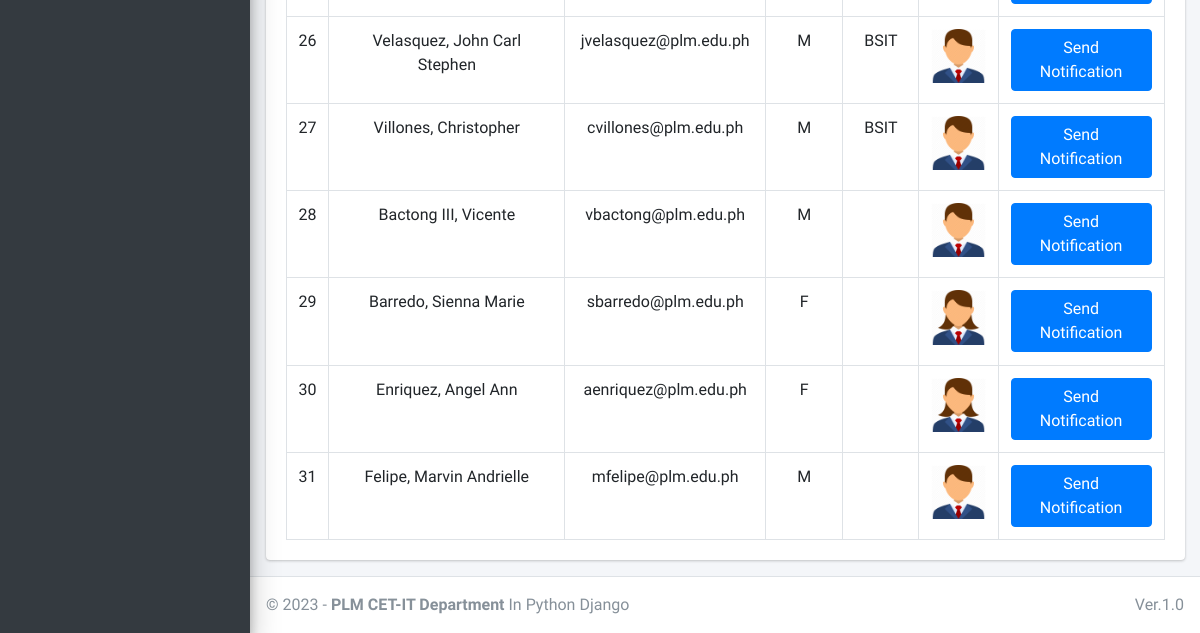
The page /admin_notify_student (signed in, lower part) on the database as committed earlier.
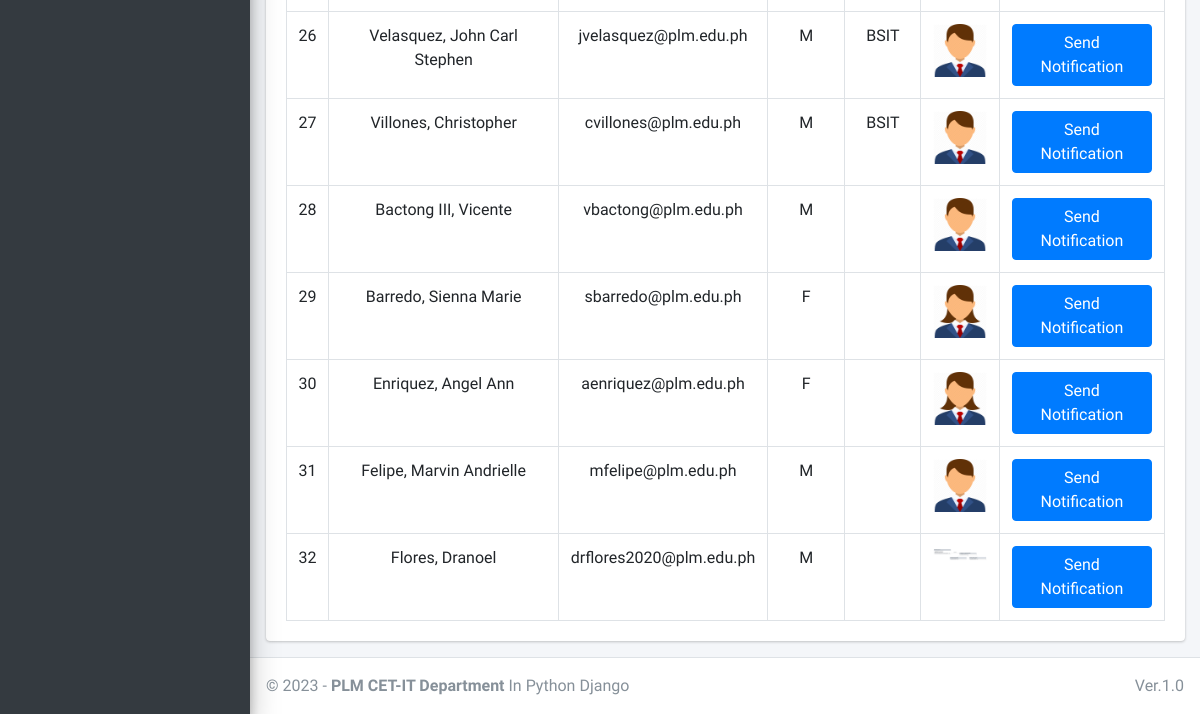
The same page on the database as committed later.
### main_app/models.py (models this page shows, shortened)
class CustomUser(AbstractUser):
    USER_TYPE = ((1, "HOD"), (2, "Staff"), (3, "Student"))
    GENDER = [("M", "Male"), ("F", "Female")]
    username = None  # Removed username, using email instead
    email = models.EmailField(unique=True)
    user_type = models.CharField(default=1, choices=USER_TYPE, max_length=1)
    gender = models.CharField(max_length=1, choices=GENDER)
    profile_pic = models.ImageField()
    address = models.TextField()
    fcm_token = models.TextField(default="")  # For firebase notifications
    created_at = models.DateTimeField(auto_now_add=True)
    updated_at = models.DateTimeField(auto_now=True)
    USERNAME_FIELD = "email"
    REQUIRED_FIELDS = []
    objects = CustomUserManager()
    def __str__(self):
        return self.last_name + ", " + self.first_name

class Student(models.Model):
    admin = models.OneToOneField(CustomUser, on_delete=models.CASCADE)
    course = models.ForeignKey(Course, on_delete=models.DO_NOTHING, null=True, blank=True)
    session = models.ForeignKey(Session, on_delete=models.DO_NOTHING, null=True)

class Course(models.Model):
    name = models.CharField(max_length=120)
    created_at = models.DateTimeField(auto_now_add=True)
    updated_at = models.DateTimeField(auto_now=True)

### main_app/hod_views.py (the view)
# urls.py: path("admin_notify_student", hod_views.admin_notify_student,
def admin_notify_student(request):
    student = CustomUser.objects.filter(user_type=3)
    context = {
        'page_title': "Send Notifications To Students",
        'students': student
    }
    return render(request, "hod_template/student_notification.html", context)

### main_app/templates/hod_template/student_notification.html (shortened to what this page needs)
{% extends 'main_app/base.html' %}
{% load static %}
{% block content %}
<section class="content">
    <div class="container-fluid">
        <div class="row">
            <div class="col-md-12">
                <div class="card">
                    <div class="card-body">
                        <table id="example2" class="table table-bordered table-hover">
                            <tbody align="center">
                                {% for student in students %}
                                <tr>
                                    <td>{{ forloop.counter }}</td>
                                    <td>{{student.last_name}}, {{student.first_name}}</td>
                                    <td>{{student.email}}</td>
                                    <td>{{student.gender}}</td>
                                    <td>{{student.student.course.name}}</td>
                                    <td>
                                        {% if student.profile_pic == ""  %}
                                        No Image
                                        {% else %}
                                        <img class="img img-fluid mb-2" height="56" width="56"
                                            src="{{student.profile_pic}}" alt="">
                                        {% endif %}
                                    </td>
                                    <td><button data-toggle = "modal" data-target = "#myModal"class="btn btn-primary show_notification" value="{{student.id}}">Send Notification</button>
                                    </td>
                                </tr>
                                {% endfor %}
                            </tbody>
                        </table>
                    </div>
                </div>
            </div>
        </div>
    </div>
</section>
{% endblock content %}

Rows that differ between the two databases and show on the page:
added CustomUser: last_name "Flores", first_name "Dranoel", email "drflores2020@plm.edu.ph", gender "M", shows a picture, {{ student.id }} 70 (drawn)
